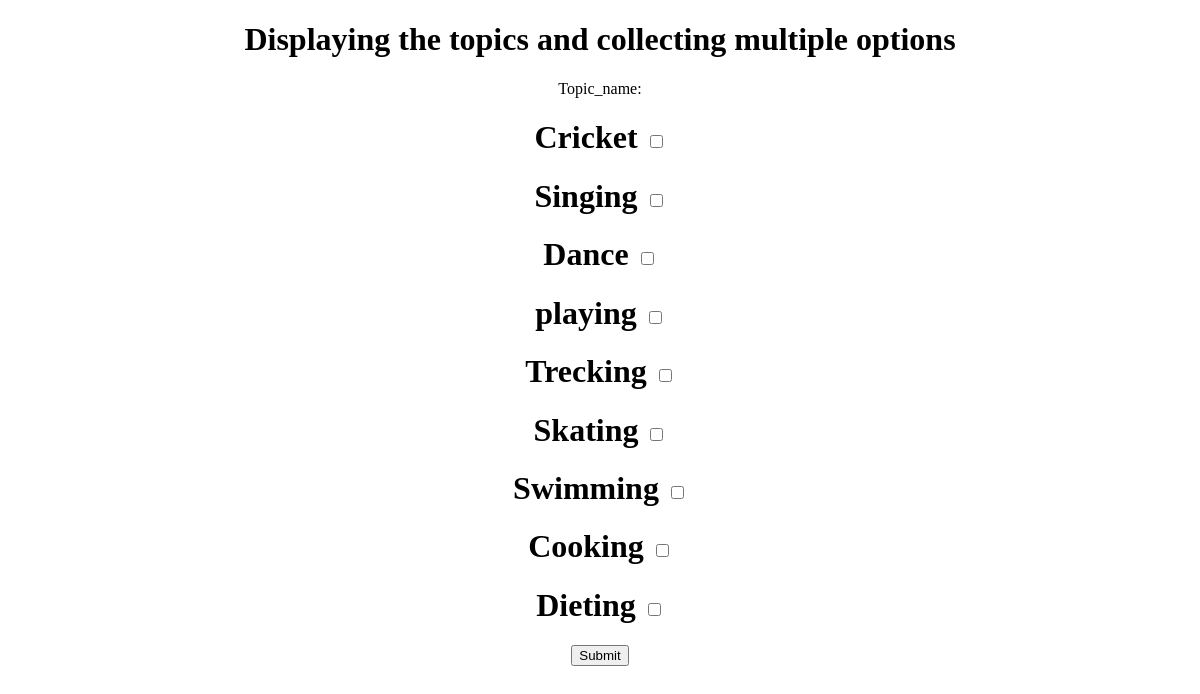
The app's page /checkbox/, older data.
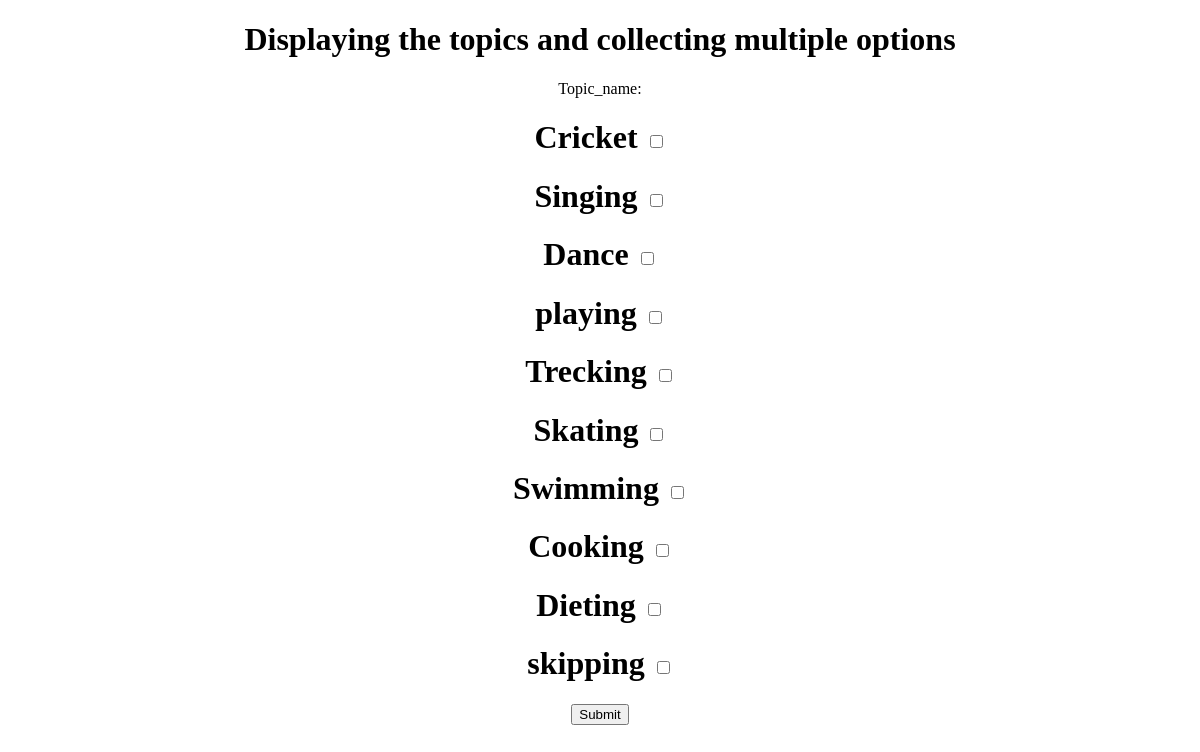
The same page, newer data.
### app/models.py (models this page shows)
class Topic(models.Model):
    topic_name=models.CharField(max_length=50,primary_key=True)
    def __str__(self):
        return self.topic_name

### app/views.py (the view)
# urls.py: path('checkbox/',views.checkbox,name='checkbox'),
def checkbox(request):
    topics=Topic.objects.all()
    return render(request,'checkbox.html',context={'topics':topics})

### templates/checkbox.html (shortened to what this page needs)
<!DOCTYPE html>
<html lang="en">
<head>
</head>
<body>
    <center>
        <h1>Displaying the topics and collecting multiple options</h1>
        <form action='{% url "multi_select" %}' method="POST">
            Topic_name:
            {% for topic in topics %}
            <h1>{{topic.topic_name}}
            <input type="checkbox" name="topic" id="topic" value="{{topic}}"><br>
        </h1>
            {% endfor %}
            <input type="submit" value="Submit">
        </form>
    </center>
</body>
</html>

Row changes from the older to the newer data that the page shows:
added Topic: topic_name "skipping"
